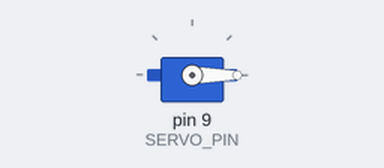
A sketch run on a simulated Arduino Uno, built with avr-gcc and run on an emulated ATmega328P. Shown: servo.

Above: at 0.05 s.
At 1.5 s:
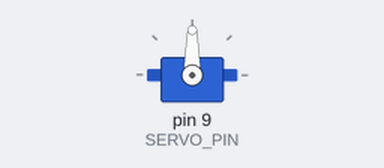
At 3.0 s:
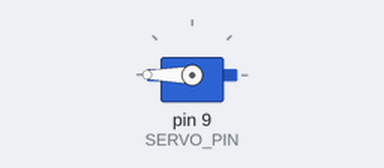
Timing chart, 0 to 6.9 s (numbered marks = the images above):
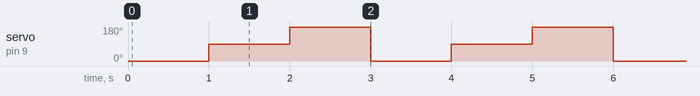

Measured:
- by itself, servo on pin 9 (SERVO_PIN): repeats every 3.0 s: 180° 1.0 s, 0° 1.0 s, 90° 1.0 s

The sketch:

03_Servo.ino
```cpp
// 03_Servo
// 서보모터를 0도 -> 90도 -> 180도로 반복 이동하는 실습

#include <Servo.h>

Servo myServo;
const int SERVO_PIN = 9;

void setup() {
  myServo.attach(SERVO_PIN);
}

void loop() {
  myServo.write(0);
  delay(1000);

  myServo.write(90);
  delay(1000);

  myServo.write(180);
  delay(1000);
}
```
